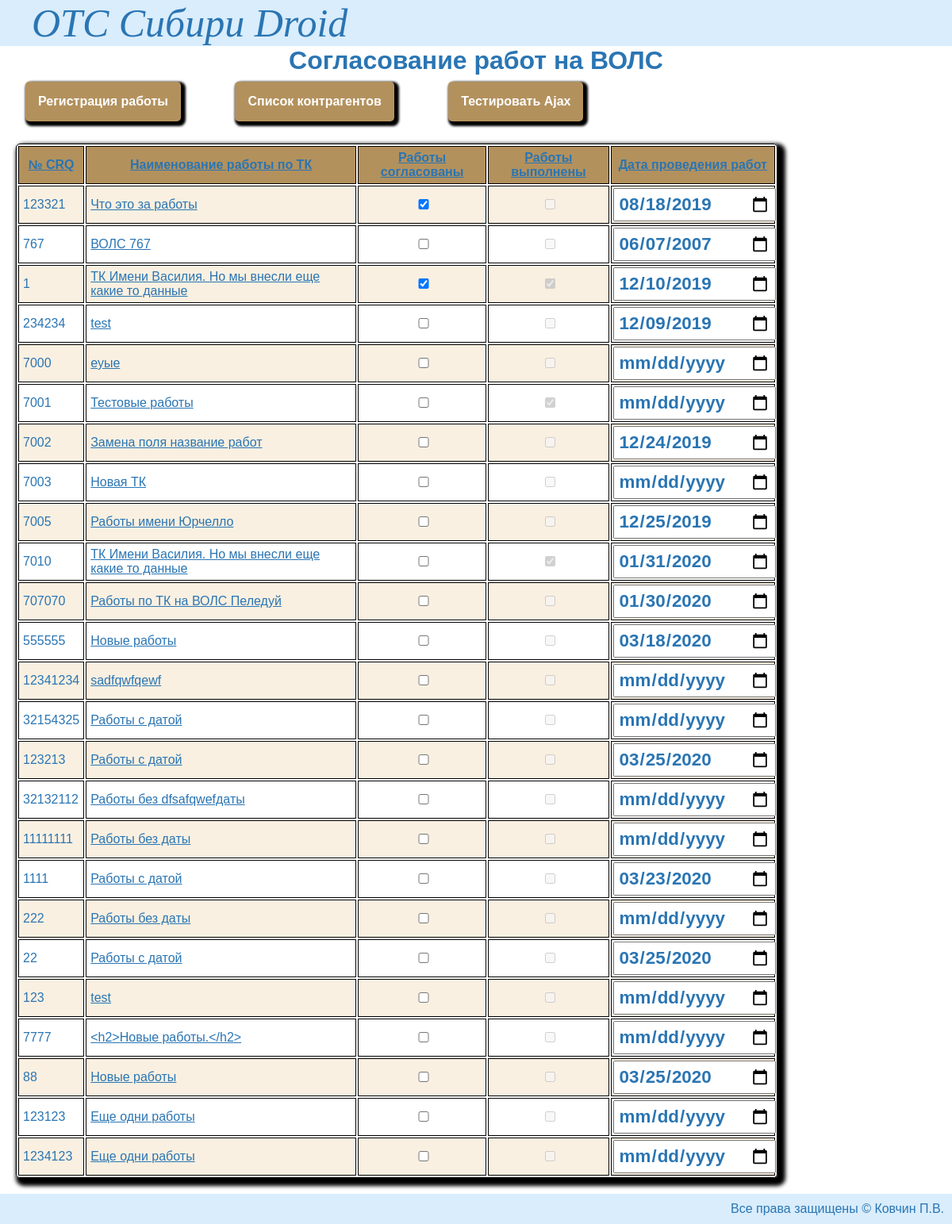
The app's page /pages/summ.php with its own data.
### tables this page shows
CREATE TABLE `fol_list` (
  `id` int(11) NOT NULL,
  `CRQ` int(11) NOT NULL,
  `ASU` int(11) DEFAULT NULL,
  `name` text NOT NULL,
  `compleate` tinyint(1) DEFAULT '0',
  `agreed` tinyint(1) DEFAULT NULL,
  `canceled` tinyint(4) DEFAULT NULL,
  `date_of_work` date DEFAULT NULL
);

### core/DB.php (called while the page is built, shortened)
<?
class DB{
protected $datab;
    public function __construct($username = DB_USER, $password = DB_PASSWORD, $host = DB_HOST, $dbname = DB_NAME, $charset=DB_CHARSET, $options=[]){
        try{
            $this->datab = new PDO("mysql:host={$host};dbname={$dbname}; charset={$charset}", $username, $password, $options);
            $this->datab->setAttribute(PDO::ATTR_ERRMODE, PDO::ERRMODE_EXCEPTION);
            $this->datab->setAttribute(PDO::ATTR_DEFAULT_FETCH_MODE, PDO::FETCH_ASSOC);
        }
        catch (PDOExcaption $e) {
            throw new Exception ($e->getMessage());
            $this->isConn = FALSE;
        }
    }
    public function disconnect(){
        $this->datab = NULL;
    }
    public function getRows($query, $params = []){
        try{
            $stmt = $this->datab->prepare($query);
            $stmt->execute($params);
            return $stmt->fetchAll();
        }
        catch(PDOException $e){
            throw new Exception ($e->getMessage());
        }
    }
}

### models/summ.php (called while the page is built, shortened)
<?
require_once '../core/DB.php';
$sort = $_GET['sort'];
if ($sort == ''){
    $sort = 'id';
}
$db = new DB();
$getRows = $db->getRows("SELECT * FROM `fol_list` ORDER BY $sort");

### pages/summ.php (the view, shortened to what this page needs)
<?
require_once '../models/summ.php';
?>
<!DOCTYPE html>
<html lang="en">
<head>
    <link rel="stylesheet" href="../css/main.css">
</head>
<body>
    <header>
        <p class="logo">ОТС Сибири Droid</h1>
    </header>
    <main>
        <h1>Согласование работ на ВОЛС</h1>
        <a class="button" href="./newwork.php">Регистрация работы</a></button>
        <a class="button" href="./counterparty.php">Список контрагентов</a></button>
        <a class="button" href="https://jsonplaceholder.typicode.com/users">Тестировать Ajax</a>
            <table>
                <tr>
                    <th><a href="?sort=CRQ">№ CRQ</a></th>
                    <th><a href="?sort=name">Наименование работы по ТК</a></th>
                    <th><a href="?sort=agreed">Работы согласованы</a></th>
                    <th><a href="?sort=compleate">Работы выполнены</a></th>
                    <th><a href="?sort=date_of_work">Дата проведения работ</a></th>
                </tr>
                <?foreach ($getRows as $value) {?>
                    <tr>
                        <td><?=$value['CRQ']?></td>
                        <td><a href="detail.php?crq=<?=$value['CRQ']?>"><?=$value['name']?></a></td>
                        <td><input type="checkbox" <?=($value['agreed'] == '1' ? 'checked="true"': '')?>></td>
                        <td><input type="checkbox" disabled <?=($value['compleate'] == '1' ? 'checked = "true"': '')?>></td>
                        <td><input type="date" value="<?=$value['date_of_work']?>"></td>
                    </tr>
                <?};?>
            </table>
    </main>
    <footer>
        <p>Все права защищены © Ковчин П.В.</p>
    </footer>
</body>
</html>

### css/main.css (style rules this page uses)
* { font-family: sans-serif; font-size: 16px; color: #2A75B3; box-sizing: border-box; margin: 0; padding: 0; }
h1 { font-size: 2em; text-align: center; }
header { background-color: #D9EDFC; }
.logo { margin-left: 40px; font-family: fantasy; font-style: italic; font-size: 50px; color: #2A75B3; }
footer { padding: 10px; color: #2A75B3; background-color: #D9EDFC; text-align: end; }
table { width: 80%; margin: 20px; border: 1px solid black; border-radius: 5px; box-shadow: 5px 5px 5px 5px black; }
table td, table th { padding: 5px; border: 1px solid black; }
table th { color: white; background-color: #B3915D; }
table tr:nth-child(2n) { background-color: #FAF0E1; }
td:nth-child(5) { margin: 0px; padding: 0px; }
a.button { margin: 0.5em 2em; display:inline-block; padding: 1em; border-radius: 5px; background: #B3915D; box-shadow: 3px 3px 3px 3px black; color: white; font-weight: bold; text-decoration: none; }
input, textarea, select { margin: 2px; padding: 5px; width: 100%; height: 100%; font-weight: bold; font-size: 1.4em; }

### records on screen
fol_list: CRQ "123321", name "Что это за работы", agreed "☑", date_of_work "08/18/2019"
fol_list: CRQ "767", name "ВОЛС 767", date_of_work "06/07/2007"
fol_list: CRQ "1", name "ТК Имени Василия. Но мы внесли еще какие то данные", agreed "☑", compleate "☑", date_of_work "12/10/2019"
fol_list: CRQ "234234", name "test", date_of_work "12/09/2019"
fol_list: CRQ "7000", name "еуые"
fol_list: CRQ "7001", name "Тестовые работы", compleate "☑"
fol_list: CRQ "7002", name "Замена поля название работ", date_of_work "12/24/2019"
fol_list: CRQ "7003", name "Новая ТК"
fol_list: CRQ "7005", name "Работы имени Юрчелло", date_of_work "12/25/2019"
fol_list: CRQ "7010", name "ТК Имени Василия. Но мы внесли еще какие то данные", compleate "☑", date_of_work "01/31/2020"
fol_list: CRQ "707070", name "Работы по ТК на ВОЛС Пеледуй", date_of_work "01/30/2020"
fol_list: CRQ "555555", name "Новые работы", date_of_work "03/18/2020"
fol_list: CRQ "12341234", name "sadfqwfqewf"
fol_list: CRQ "32154325", name "Работы с датой"
fol_list: CRQ "123213", name "Работы с датой", date_of_work "03/25/2020"
fol_list: CRQ "32132112", name "Работы без dfsafqwefдаты"
fol_list: CRQ "11111111", name "Работы без даты"
fol_list: CRQ "1111", name "Работы с датой", date_of_work "03/23/2020"
fol_list: CRQ "222", name "Работы без даты"
fol_list: CRQ "22", name "Работы с датой", date_of_work "03/25/2020"
fol_list: CRQ "123", name "test"
fol_list: CRQ "7777", name "<h2>Новые работы.</h2>"
fol_list: CRQ "88", name "Новые работы", date_of_work "03/25/2020"
fol_list: CRQ "123123", name "Еще одни работы"
fol_list: CRQ "1234123", name "Еще одни работы"
